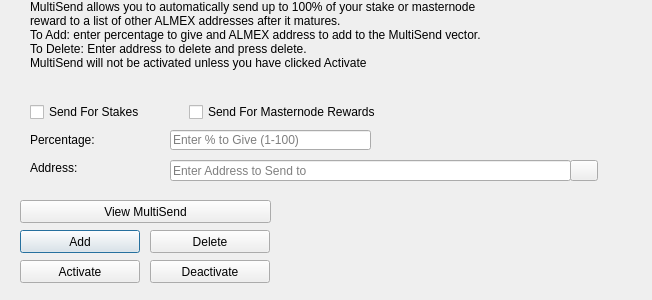
<?xml version="1.0" encoding="UTF-8"?>
<ui version="4.0">
 <class>MultiSendDialog</class>
 <widget class="QDialog" name="MultiSendDialog">
  <property name="windowModality">
   <enum>Qt::NonModal</enum>
  </property>
  <property name="geometry">
   <rect>
    <x>0</x>
    <y>0</y>
    <width>652</width>
    <height>300</height>
   </rect>
  </property>
  <property name="windowTitle">
   <string>MultiSend</string>
  </property>
  <widget class="QLineEdit" name="multiSendPercentEdit">
   <property name="geometry">
    <rect>
     <x>170</x>
     <y>130</y>
     <width>201</width>
     <height>20</height>
    </rect>
   </property>
   <property name="toolTip">
    <string>Enter whole numbers 1 - 100</string>
   </property>
   <property name="placeholderText">
    <string>Enter % to Give (1-100)</string>
   </property>
  </widget>
  <widget class="QLineEdit" name="multiSendAddressEdit">
   <property name="geometry">
    <rect>
     <x>170</x>
     <y>160</y>
     <width>401</width>
     <height>21</height>
    </rect>
   </property>
   <property name="toolTip">
    <string/>
   </property>
   <property name="placeholderText">
    <string>Enter Address to Send to</string>
   </property>
  </widget>
  <widget class="QLabel" name="label_2">
   <property name="geometry">
    <rect>
     <x>30</x>
     <y>0</y>
     <width>451</width>
     <height>121</height>
    </rect>
   </property>
   <property name="lineWidth">
    <number>1</number>
   </property>
   <property name="text">
    <string>MultiSend allows you to automatically send up to 100% of your stake or masternode reward to a list of other ALMEX addresses after it matures.
To Add: enter percentage to give and ALMEX address to add to the MultiSend vector.
To Delete: Enter address to delete and press delete.
MultiSend will not be activated unless you have clicked Activate</string>
   </property>
   <property name="alignment">
    <set>Qt::AlignLeading|Qt::AlignLeft|Qt::AlignTop</set>
   </property>
   <property name="wordWrap">
    <bool>true</bool>
   </property>
  </widget>
  <widget class="QLabel" name="message">
   <property name="geometry">
    <rect>
     <x>290</x>
     <y>200</y>
     <width>351</width>
     <height>91</height>
    </rect>
   </property>
   <property name="text">
    <string/>
   </property>
  </widget>
  <widget class="QPushButton" name="addButton">
   <property name="geometry">
    <rect>
     <x>20</x>
     <y>230</y>
     <width>120</width>
     <height>23</height>
    </rect>
   </property>
   <property name="toolTip">
    <string/>
   </property>
   <property name="statusTip">
    <string>Add to MultiSend Vector</string>
   </property>
   <property name="text">
    <string>Add</string>
   </property>
  </widget>
  <widget class="QPushButton" name="disableButton">
   <property name="geometry">
    <rect>
     <x>150</x>
     <y>260</y>
     <width>120</width>
     <height>23</height>
    </rect>
   </property>
   <property name="statusTip">
    <string>Deactivate MultiSend</string>
   </property>
   <property name="text">
    <string>Deactivate</string>
   </property>
  </widget>
  <widget class="QPushButton" name="addressBookButton">
   <property name="geometry">
    <rect>
     <x>570</x>
     <y>160</y>
     <width>28</width>
     <height>21</height>
    </rect>
   </property>
   <property name="toolTip">
    <string>Choose an address from the address book</string>
   </property>
   <property name="text">
    <string/>
   </property>
   <property name="icon">
    <iconset resource="../almex.qrc">
     <normaloff>:/icons/address-book</normaloff>:/icons/address-book</iconset>
   </property>
   <property name="shortcut">
    <string>Alt+A</string>
   </property>
   <property name="autoDefault">
    <bool>false</bool>
   </property>
  </widget>
  <widget class="QLabel" name="label">
   <property name="geometry">
    <rect>
     <x>30</x>
     <y>130</y>
     <width>121</width>
     <height>20</height>
    </rect>
   </property>
   <property name="toolTip">
    <string>Percentage of stake to send</string>
   </property>
   <property name="text">
    <string>Percentage:</string>
   </property>
  </widget>
  <widget class="QLabel" name="label_5">
   <property name="geometry">
    <rect>
     <x>30</x>
     <y>160</y>
     <width>111</width>
     <height>16</height>
    </rect>
   </property>
   <property name="toolTip">
    <string>Address to send portion of stake to</string>
   </property>
   <property name="text">
    <string>Address:</string>
   </property>
  </widget>
  <widget class="QPushButton" name="deleteButton">
   <property name="geometry">
    <rect>
     <x>150</x>
     <y>230</y>
     <width>120</width>
     <height>23</height>
    </rect>
   </property>
   <property name="toolTip">
    <string/>
   </property>
   <property name="statusTip">
    <string>Delete Address From MultiSend Vector</string>
   </property>
   <property name="text">
    <string>Delete</string>
   </property>
  </widget>
  <widget class="QPushButton" name="activateButton">
   <property name="geometry">
    <rect>
     <x>20</x>
     <y>260</y>
     <width>120</width>
     <height>23</height>
    </rect>
   </property>
   <property name="statusTip">
    <string>Activate MultiSend</string>
   </property>
   <property name="text">
    <string>Activate</string>
   </property>
  </widget>
  <widget class="QPushButton" name="viewButton">
   <property name="geometry">
    <rect>
     <x>20</x>
     <y>200</y>
     <width>251</width>
     <height>23</height>
    </rect>
   </property>
   <property name="toolTip">
    <string/>
   </property>
   <property name="statusTip">
    <string>View MultiSend Vector</string>
   </property>
   <property name="text">
    <string>View MultiSend</string>
   </property>
  </widget>
  <widget class="QWidget" name="horizontalLayoutWidget">
   <property name="geometry">
    <rect>
     <x>30</x>
     <y>100</y>
     <width>351</width>
     <height>24</height>
    </rect>
   </property>
   <layout class="QHBoxLayout" name="horizontalLayout">
    <item>
     <widget class="QCheckBox" name="multiSendStakeCheckBox">
      <property name="text">
       <string>Send For Stakes</string>
      </property>
     </widget>
    </item>
    <item>
     <widget class="QCheckBox" name="multiSendMasternodeCheckBox">
      <property name="text">
       <string>Send For Masternode Rewards</string>
      </property>
     </widget>
    </item>
   </layout>
  </widget>
 </widget>
 <resources>
  <include location="../almex.qrc"/>
 </resources>
 <connections/>
</ui>
